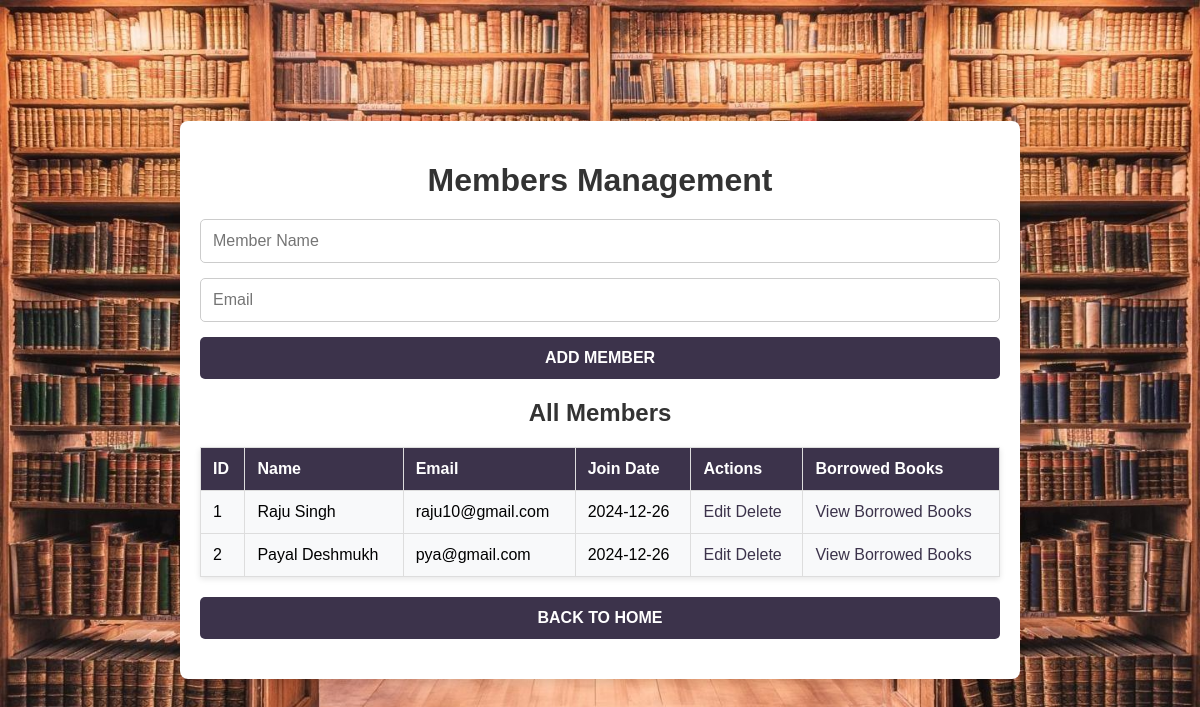
/members, run on the app's committed database.
### app.py (models this page shows, shortened)
class Member(db.Model):
    id = db.Column(db.Integer, primary_key=True)
    name = db.Column(db.String(200), nullable=False)
    email = db.Column(db.String(100), unique=True, nullable=False)
    join_date = db.Column(db.DateTime, default=datetime.utcnow)
    loans = db.relationship('Loan', backref='member', lazy=True)

### app.py (the view, shortened to what this page needs)
@app.route('/members', methods=['GET', 'POST'])
def members():
    all_members = Member.query.all()
    return render_template('members.html', members=all_members)

### templates/members.html (shortened to what this page needs)
<!DOCTYPE html>
<html lang="en">
<head>
    <link rel="stylesheet" href="/static/style.css">
</head>
<body>
    <div class="container">
        <h1>Members Management</h1>
        <form action="/members" method="POST">
            <input type="text" name="name" placeholder="Member Name" required>
            <input type="email" name="email" placeholder="Email" required>
            <button type="submit">Add Member</button>
        </form>
        <h2>All Members</h2>
        <table>
            <thead>
                <tr>
                    <th>ID</th>
                    <th>Name</th>
                    <th>Email</th>
                    <th>Join Date</th>
                    <th>Actions</th>
                    <th>Borrowed Books</th>
                </tr>
            </thead>
            <tbody>
                {% for member in members %}
                <tr>
                    <td>{{ member.id }}</td>
                    <td>{{ member.name }}</td>
                    <td>{{ member.email }}</td>
                    <td>{{ member.join_date.strftime('%Y-%m-%d') }}</td>
                    <td>
                        <a href="/members/update/{{ member.id }}">Edit</a>
                        <a href="/members/delete/{{ member.id }}" onclick="return confirm('Are you sure?');">Delete</a>
                    </td>
                    <td>
                        <a href="/members/{{ member.id }}/borrowed_books">View Borrowed Books</a>
                    </td>
                </tr>
                {% endfor %}
            </tbody>
        </table>
        <form action="/" method="get">
            <button type="submit">Back to Home</button>
        </form>
    </div>
</body>
</html>

### static/style.css (style rules this page uses)
body { font-family: Arial, sans-serif; margin: 0; padding: 0; background-image: url('/static/background.jpg'); background-size: cover; background-position: center; background-repeat: no-repeat; display: flex; justify-content: center; align-items: center; min-height: 100vh; }
.container { max-width: 800px; width: 100%; padding: 20px; background: #ffffff; box-shadow: 0 4px 8px rgba(0, 0, 0, 0.1); border-radius: 8px; text-align: center; }
h1, h2 { text-align: center; color: #333333; margin-bottom: 20px; }
form { margin: 20px 0; display: flex; flex-direction: column; gap: 15px; }
input, select, button { padding: 12px; font-size: 16px; border: 1px solid #cccccc; border-radius: 5px; transition: all 0.3s ease; }
button { background-color: #3C334B; color: #ffffff; cursor: pointer; font-weight: bold; text-transform: uppercase; border: none; }
table { width: 100%; border-collapse: collapse; margin: 20px 0; box-shadow: 0 2px 6px rgba(0, 0, 0, 0.1); }
table, th, td { border: 1px solid #dddddd; }
th, td { text-align: left; padding: 12px; }
th { background-color: #3C334B; color: #ffffff; font-weight: bold; }
td { background-color: #f8f9fa; }
td a { color: #3C334B; text-decoration: none; }
a { color: #3C334B; text-decoration: none; }

### data on the page
Member: id "1", name "Raju Singh", email "raju10@gmail.com", join_date "2024-12-26"
Member: id "2", name "Payal Deshmukh", email "pya@gmail.com", join_date "2024-12-26"
